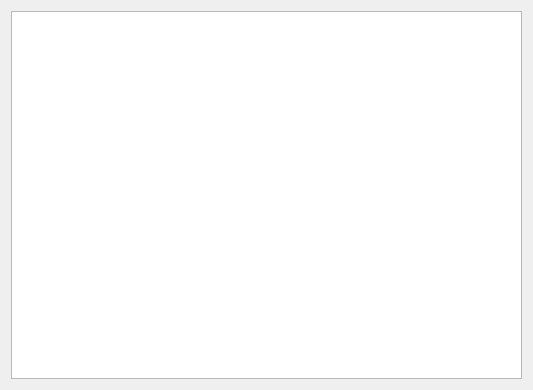
<?xml version="1.0" encoding="UTF-8"?>
<ui version="4.0">
 <class>TraceRowsList</class>
 <widget class="QWidget" name="TraceRowsList">
  <property name="geometry">
   <rect>
    <x>0</x>
    <y>0</y>
    <width>533</width>
    <height>390</height>
   </rect>
  </property>
  <property name="windowTitle">
   <string>Form</string>
  </property>
  <layout class="QGridLayout" name="gridLayout">
   <item row="0" column="0">
    <widget class="QListWidget" name="listWidget"/>
   </item>
  </layout>
 </widget>
 <resources/>
 <connections/>
</ui>
